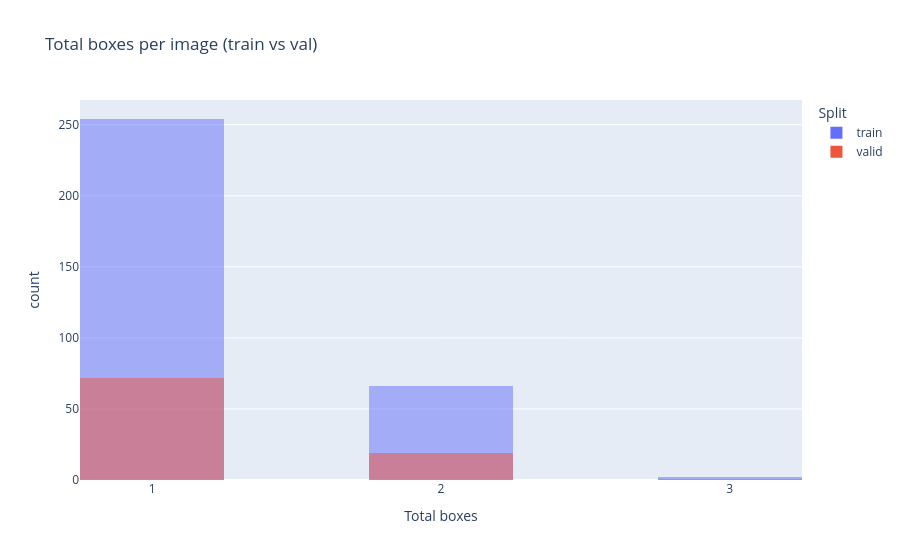

The cell this chart's notebook holds for it:
### Code cell
fig = px.histogram(
    x=boxes_per_image["train"] + boxes_per_image["valid"],
    color=["train"] * len(boxes_per_image["train"]) + ["valid"] * len(boxes_per_image["valid"]),
    barmode="overlay",
    nbins=10,
    title="Total boxes per image (train vs val)",
    labels={"x": "Total boxes", "color": "Split"}
)

fig.update_xaxes(tickvals=[1,2,3])

fig.show()

### Figure 1 — Plotly figure (JSON) as saved in the notebook; plotly's stock layout.template omitted (floating-point values rounded to 4 significant figures; data arrays with more than 128 entries replaced by an {"elided": "..."} marker saying what was removed)
{"data": [{"bingroup": "x", "hovertemplate": "Split=train<br>Total boxes=%{x}<br>count=%{y}<extra></extra>", "legendgroup": "train", "marker": {"color": "#636efa", "opacity": 0.5, "pattern": {"shape": ""}}, "name": "train", "nbinsx": 10, "orientation": "v", "showlegend": true, "type": "histogram", "x": {"elided": "322 int values"}, "xaxis": "x", "yaxis": "y"}, {"bingroup": "x", "hovertemplate": "Split=valid<br>Total boxes=%{x}<br>count=%{y}<extra></extra>", "legendgroup": "valid", "marker": {"color": "#EF553B", "opacity": 0.5, "pattern": {"shape": ""}}, "name": "valid", "nbinsx": 10, "orientation": "v", "showlegend": true, "type": "histogram", "x": [1, 2, 1, 1, 2, 1, 1, 1, 1, 1, 3, 1, 1, 2, 1, 1, 2, 2, 1, 2, 1, 1, 2, 1, 1, 1, 1, 1, 1, 1, 1, 1, 1, 1, 1, 1, 1, 1, 1, 1, 1, 1, 1, 2, 1, 1, 1, 1, 1, 1, 1, 1, 1, 2, 2, 1, 2, 2, 1, 2, 1, 1, 2, 2, 1, 1, 1, 1, 1, 1, 1, 1, 1, 2, 1, 1, 1, 1, 1, 1, 1, 2, 1, 1, 2, 2, 1, 1, 1, 1, 1, 1], "xaxis": "x", "yaxis": "y"}], "layout": {"barmode": "overlay", "legend": {"title": {"text": "Split"}, "tracegroupgap": 0}, "title": {"text": "Total boxes per image (train vs val)"}, "xaxis": {"anchor": "y", "domain": [0, 1], "tickvals": [1, 2, 3], "title": {"text": "Total boxes"}}, "yaxis": {"anchor": "x", "domain": [0, 1], "title": {"text": "count"}}}}
